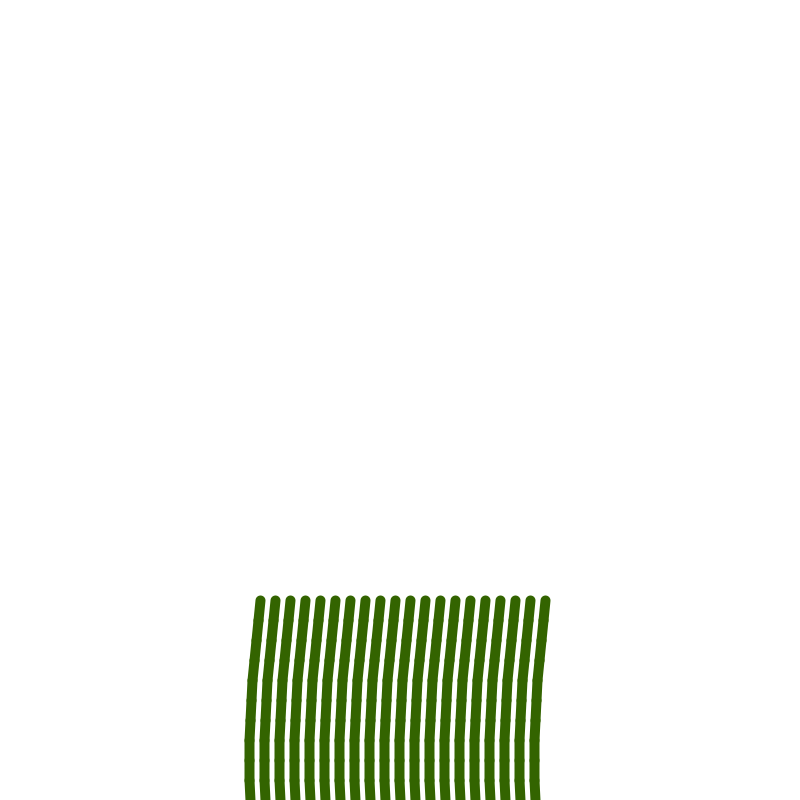
Frame 1 (no input)
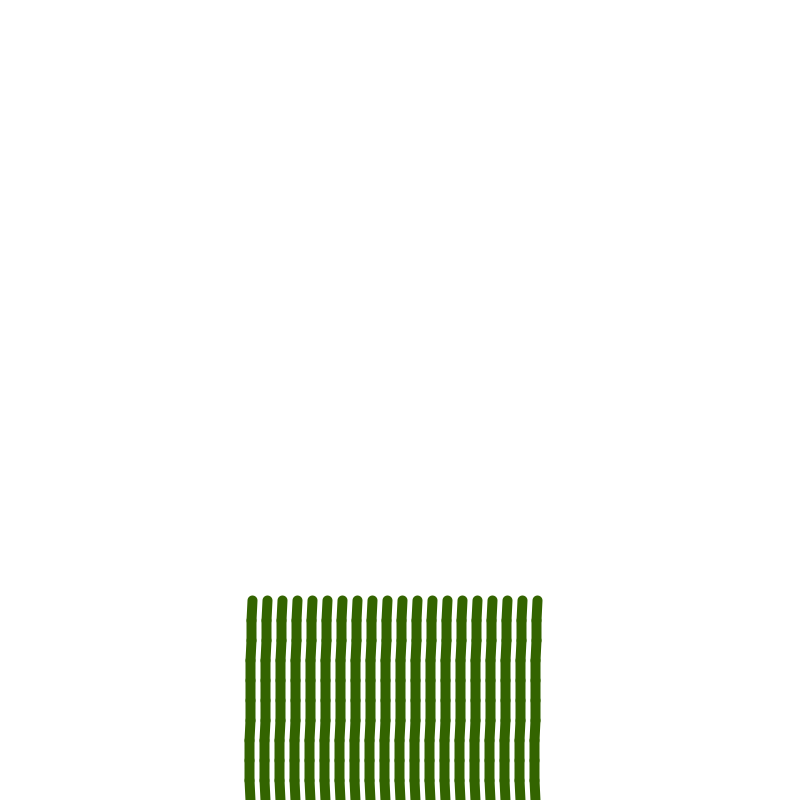
Frame 60 (the mouse pressed at the canvas centre just before this capture)
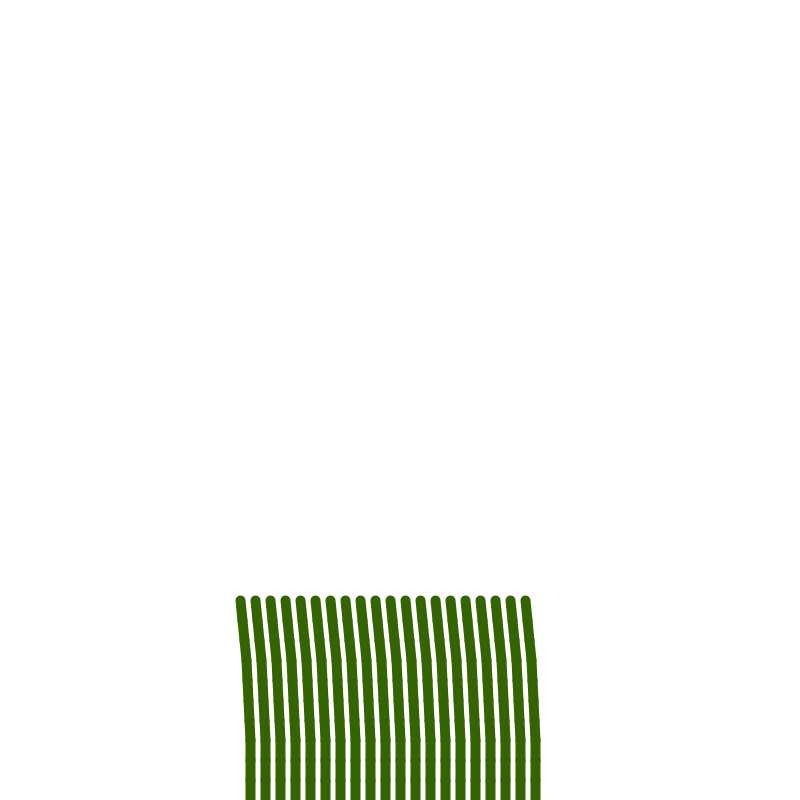
Frame 120 (the mouse held since frame 60 and released just before this capture)

The Processing sketch that drew these frames (run headless with seeded random() and noise(); from frame 60 on, the mouse is pressed at the canvas centre):

// Processing sketch: sketch_6_2_reference
// ── sketch_6_2_reference.pde
Tree[] trees= new Tree[20];
 
 
void setup() {
  size(800, 800);
  for (int i = 0; i<trees.length; i++) {
    trees[i] = new Tree(i*15+width/2-150, height);
  }
}
 
void draw() { 
  background(255);
 
  //tree.draw();
  for (int i = 0; i<trees.length; i++) {
      trees[i].update();
    trees[i].display();
  }
}

// ── Tree.pde
class Tree {
  PVector location;
  PVector origin; 
  float plantLength;
  float angle;
  float velocity;
  float acceleration;
  float damping; 
  float parts; //Plant is divided in subparts
  float x, y; //initial translation
  float bowing=1.005;
 
  Tree(float X, float Y) { //misschien extra constructordingetje voor begin hoek?
    //constructor for variables used in this class
    //initial values, will get changed in update
    origin = new PVector(0,0);
    location = new PVector(0,0); 
    angle = bowing*PI; //angle, whill will decide how much the plant bows
    damping = 1; //damping speed
    y = Y;
    x = X;
    parts = 10; //smoothness
    plantLength = 200/parts; 
  }
 
  void update() {
    float friction = 0.01; //determines speed of plant moving
    acceleration = (friction / plantLength) * sin(angle); //formulas for MSD systems
    velocity += acceleration;
    angle += velocity;
    velocity *= damping; 
  }
 
  void display() {
    pushMatrix();
    translate(x, y);
    //location.add(origin);
    location.set(plantLength*sin(angle), plantLength*cos(angle), 0);
   // strokeWeight(1);
    for (int i=0; i < parts; i++) {
      stroke(51,100,0);
      strokeWeight(10);
      line(origin.x, origin.y, location.x, location.y);       
      translate(location.x, location.y);
      rotate(angle+PI);
    }
    popMatrix();
  }
 
}
